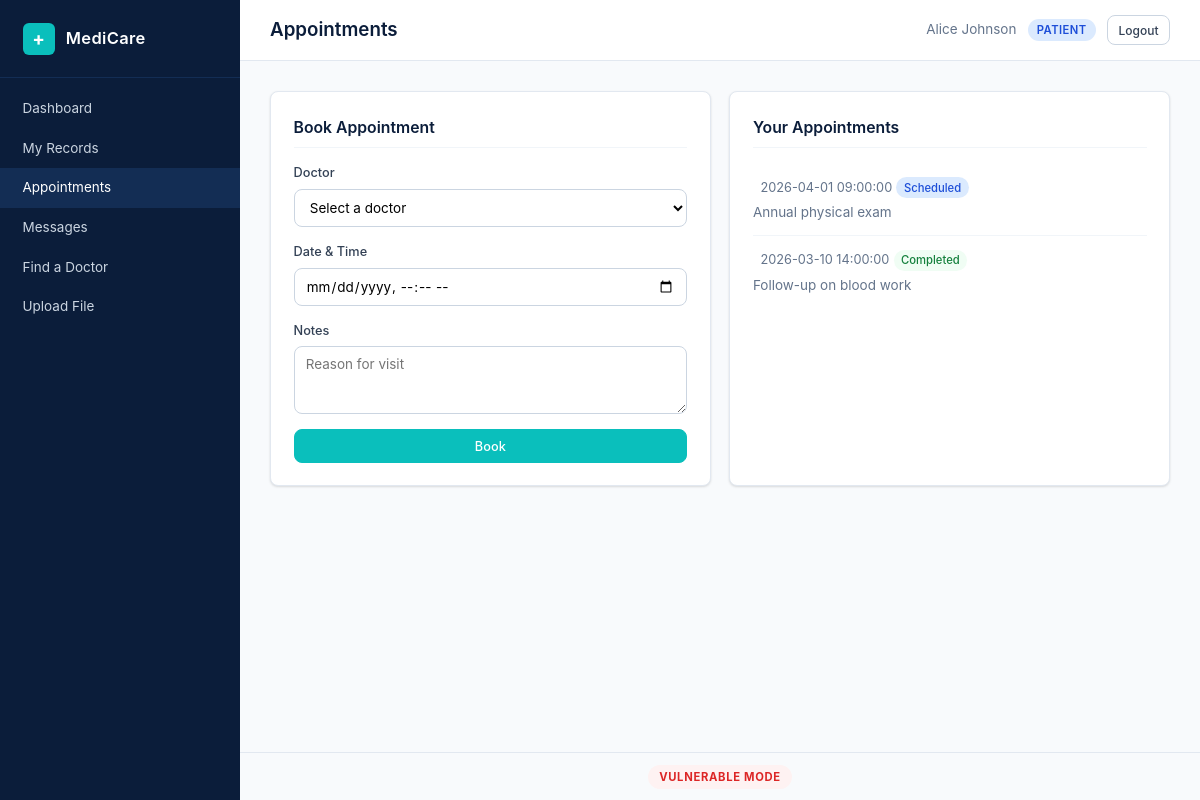
The page /patient/appointments.php (signed in) on the database its author committed.
### tables this page shows
CREATE TABLE appointments (
    id INT AUTO_INCREMENT PRIMARY KEY,
    patient_id INT NOT NULL,
    doctor_id INT NOT NULL,
    datetime DATETIME NOT NULL,
    status ENUM('scheduled','completed','cancelled') DEFAULT 'scheduled',
    notes TEXT,
    FOREIGN KEY (patient_id) REFERENCES users(id) ON DELETE CASCADE,
    FOREIGN KEY (doctor_id) REFERENCES users(id) ON DELETE CASCADE
);

### config.php (called while the page is built, shortened)
<?php
function esc(string $value): string {
    return htmlspecialchars($value, ENT_QUOTES, 'UTF-8');
}

### patient/appointments.php (the view, shortened to what this page needs)
<?php
require_once __DIR__ . '/../config.php';
require_once __DIR__ . '/../helpers.php';
$conn = getDB();
$userId = currentUserId();
$stmt = $conn->prepare("SELECT * FROM appointments WHERE patient_id = ? ORDER BY datetime DESC");
$stmt->execute([$userId]);
$appointments = $stmt->fetchAll();
?>
<div class="dashboard-grid">
    <div class="card">
        <h2 class="card-title">Book Appointment</h2>
        <form method="POST" class="form-stack">
            <div class="form-group">
                <label for="doctor_id">Doctor</label>
                <select name="doctor_id" id="doctor_id" required>
                    <option value="">Select a doctor</option>
                </select>
            </div>
            <div class="form-group">
                <label for="datetime">Date & Time</label>
                <input type="datetime-local" name="datetime" id="datetime" required>
            </div>
            <div class="form-group">
                <label for="notes">Notes</label>
                <textarea name="notes" id="notes" rows="3" placeholder="Reason for visit"></textarea>
            </div>
            <button type="submit" class="btn btn-primary">Book</button>
        </form>
    </div>
    <div class="card">
        <h2 class="card-title">Your Appointments</h2>
        <?php foreach ($appointments as $appt): ?>
            <div class="list-item">
                <span class="list-item-date"><?= esc($appt['datetime']) ?></span>
                <span class="status-badge status-<?= esc($appt['status']) ?>"><?= esc(ucfirst($appt['status'])) ?></span>
                <p class="list-item-note"><?= esc($appt['notes'] ?? '') ?></p>
            </div>
        <?php endforeach; ?>
    </div>
</div>

### assets/style.css (style rules this page uses)
*, *::before, *::after { margin: 0; padding: 0; box-sizing: border-box; }
:root { --navy: #0B1D3A; --navy-light: #132D54; --navy-dark: #071429; --teal: #0ABFBC; --teal-dark: #089E9B; --white: #FFFFFF; --gray-50: #F8FAFC; --gray-100: #F1F5F9; --gray-200: #E2E8F0; --gray-300: #CBD5E1; --gray-400: #94A3B8; --gray-500: #64748B; --gray-700: #334155; --red: #EF4444; --red-bg: #FEF2F2; --green: #22C55E; --green-bg: #F0FDF4; --amber: #F59E0B; --amber-bg: #FFFBEB; --blue: #3B82F6; --radius: 8px; --shadow: 0 1px 3px rgba(0,0,0,0.08), 0 1px 2px rgba(0,0,0,0.06); --shadow-md: 0 4px 6px rgba(0,0,0,0.07), 0 2px 4px rgba(0,0,0,0.06); --sidebar-width: 240px; --font: -apple-system, BlinkMacSystemFont, "Segoe UI", system-ui, sans-serif; }
html { font-size: 15px; }
body { font-family: var(--font); background: var(--gray-50); color: var(--gray-700); line-height: 1.6; min-height: 100vh; }
.card { background: var(--white); border: 1px solid var(--gray-200); border-radius: var(--radius); padding: 1.5rem; margin-bottom: 1.25rem; box-shadow: var(--shadow); }
.card-title { font-size: 1.05rem; font-weight: 600; color: var(--navy); margin-bottom: 1rem; padding-bottom: 0.5rem; border-bottom: 1px solid var(--gray-100); }
.dashboard-grid { display: grid; grid-template-columns: repeat(auto-fit, minmax(340px, 1fr)); gap: 1.25rem; }
.dashboard-grid .card { margin-bottom: 0; }
.list-item { padding: 0.75rem 0; border-bottom: 1px solid var(--gray-100); }
.list-item:last-child { border-bottom: none; }
.list-item-date { font-size: 0.85rem; color: var(--gray-500); margin-left: 0.5rem; }
.list-item-note { font-size: 0.9rem; color: var(--gray-500); margin-top: 0.25rem; }
.status-badge { display: inline-block; padding: 0.1rem 0.5rem; border-radius: 999px; font-size: 0.75rem; font-weight: 500; }
.status-scheduled { background: #DBEAFE; color: #1D4ED8; }
.status-completed { background: var(--green-bg); color: #15803D; }
.form-stack { display: flex; flex-direction: column; gap: 1rem; }
.form-group { display: flex; flex-direction: column; gap: 0.35rem; }
.form-group label { font-size: 0.85rem; font-weight: 500; color: var(--gray-700); }
.form-group input, .form-group select, .form-group textarea { padding: 0.6rem 0.75rem; border: 1px solid var(--gray-300); border-radius: var(--radius); font-family: var(--font); font-size: 0.9rem; transition: border-color 0.15s; background: var(--white); }
.btn { display: inline-block; padding: 0.55rem 1.1rem; border: 1px solid var(--gray-300); border-radius: var(--radius); background: var(--white); color: var(--gray-700); font-family: var(--font); font-size: 0.85rem; font-weight: 500; cursor: pointer; text-decoration: none; text-align: center; transition: background 0.15s, border-color 0.15s; }
.btn-primary { background: var(--teal); color: var(--white); border-color: var(--teal); }

### rows shown on the page
appointments: datetime "2026-04-01 09:00:00", status "Scheduled", notes "Annual physical exam"
appointments: datetime "2026-03-10 14:00:00", status "Completed", notes "Follow-up on blood work"

### other values the page prints
$item['label'] "Dashboard"
$item['label'] "My Records"
$item['label'] "Appointments"
$item['label'] "Messages"
$item['label'] "Find a Doctor"
$item['label'] "Upload File"
$title "Appointments"
$name "Alice Johnson"
$role "PATIENT"
$mode "VULNERABLE"
